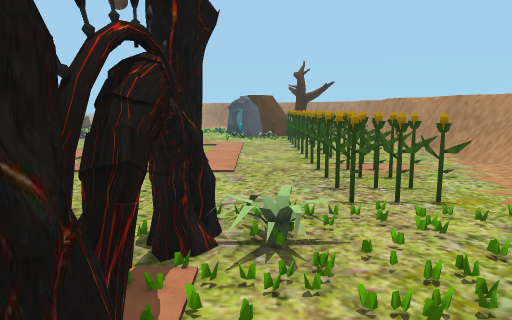
[1] (above)

24 first-person views from a walk through a Unity game level. The camera is 1.4 m above the floor, tilts 8° down and sees 70° across. The floor is counted in squares, 1 m on a side. Each view is taken from the middle of a square. On the plan, view 1 faces up. The plan holds only what a view shows up to about 16 squares ahead; the rest is blank. The place goes on beyond the plan. Some animated figures are not drawn. Some surface patterns are stand-ins.

[2]
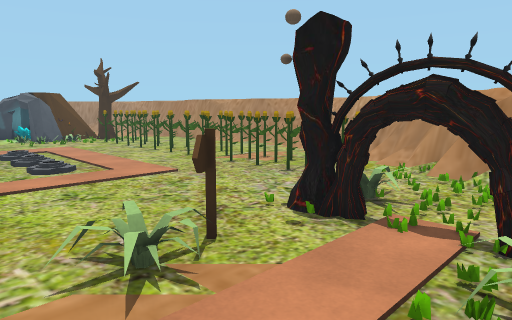

[3]
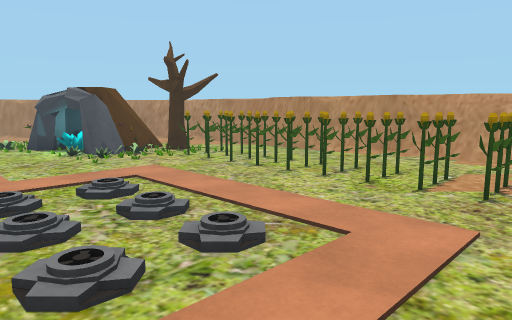

[4]
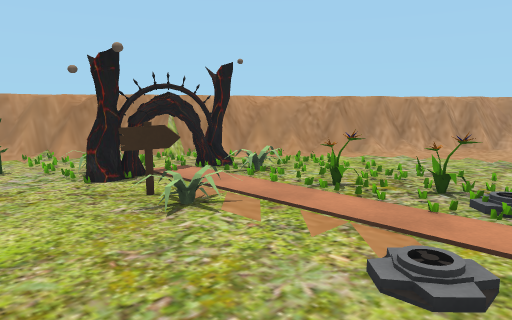

[5]
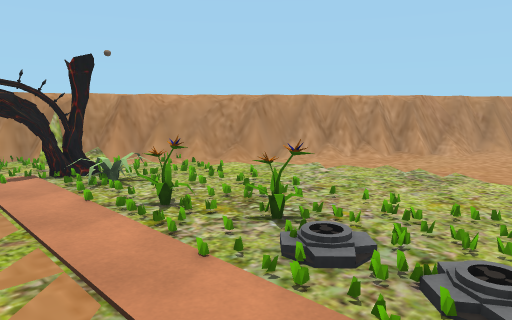

[6]
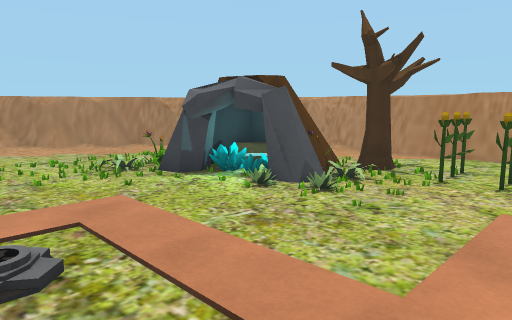

[7]
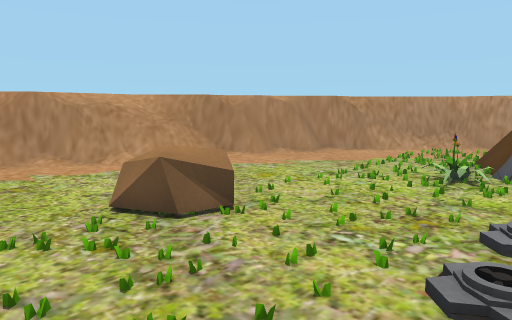

[8]
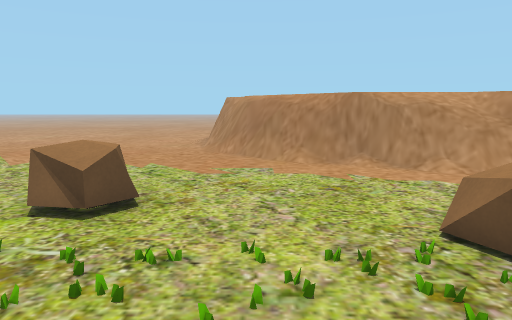

[9]
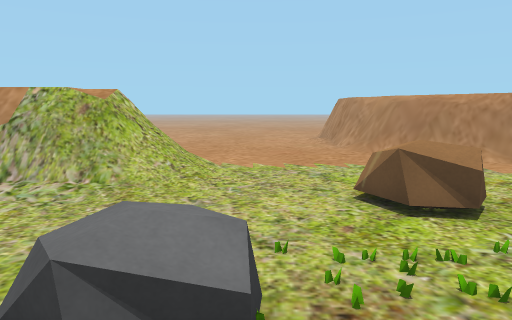

[10]
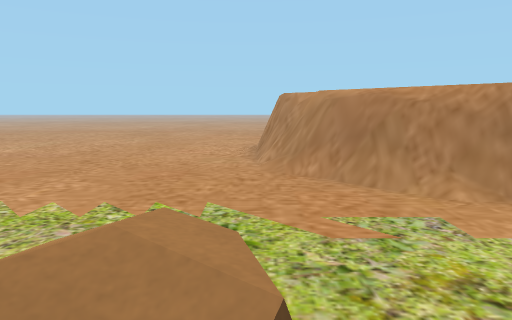

[11]
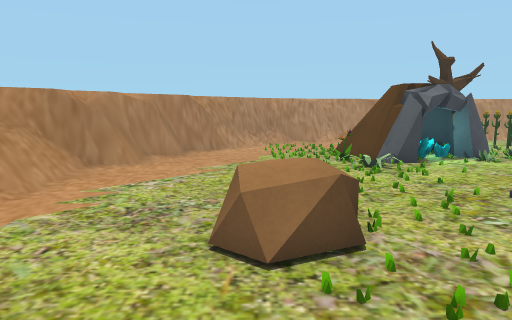

[12]
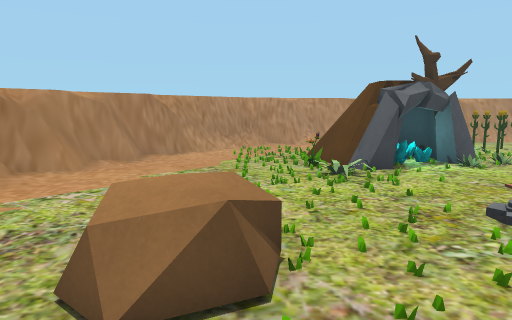

[13]
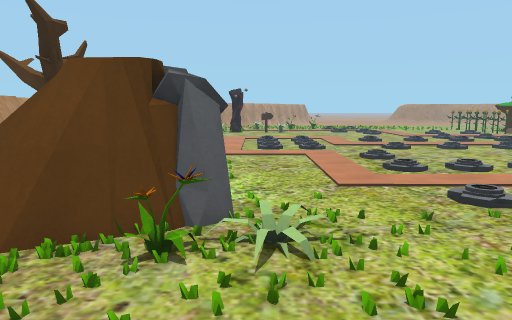

[14]
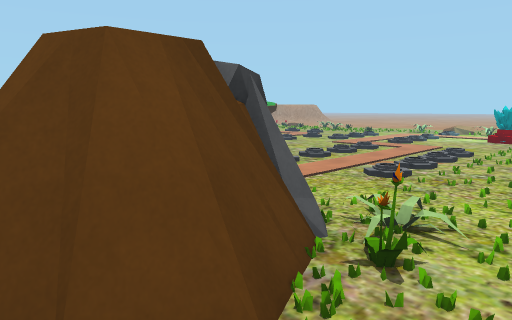

[15]
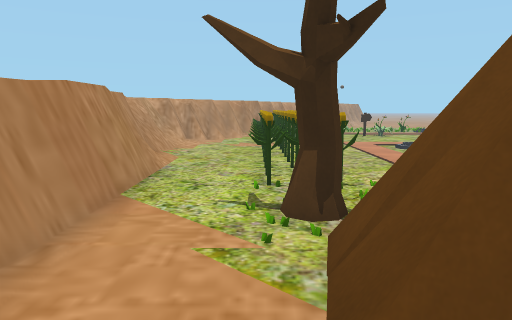

[16]
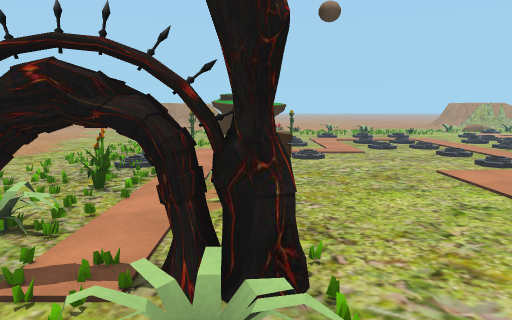

[17]
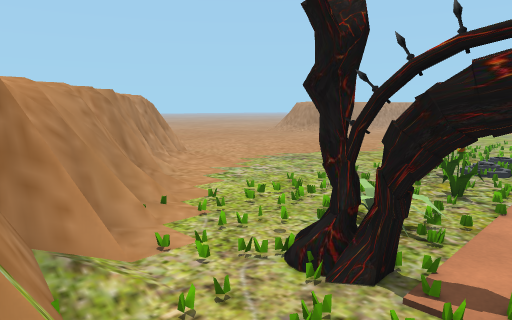

[18]
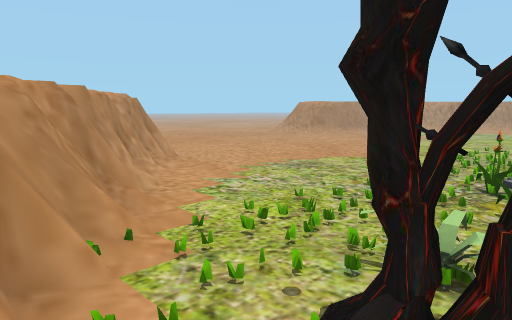

[19]
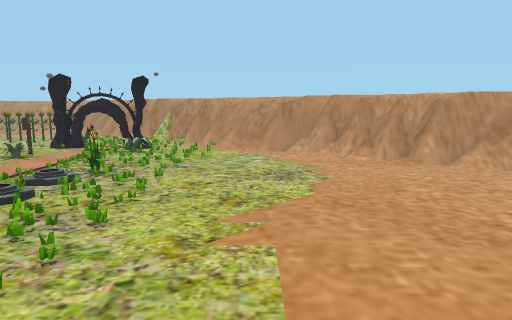

[20]
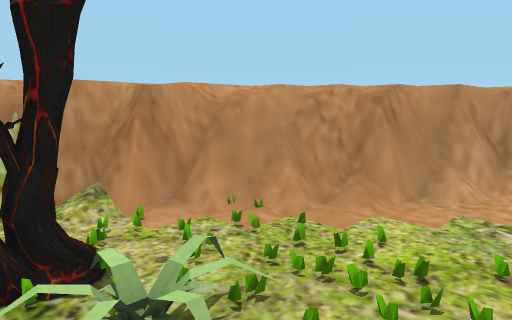

[21]
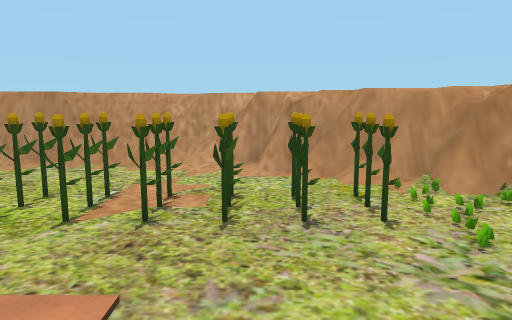

[22]
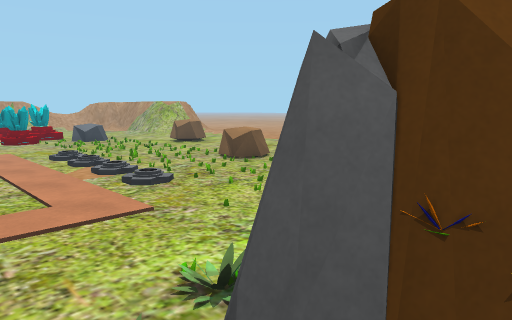

[23]
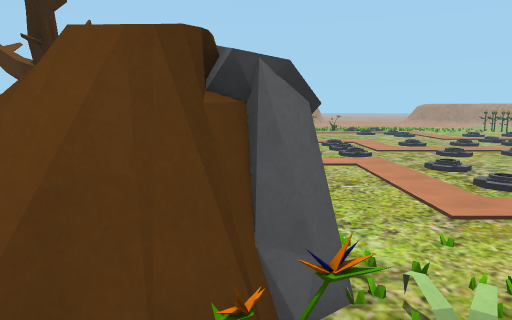

[24]
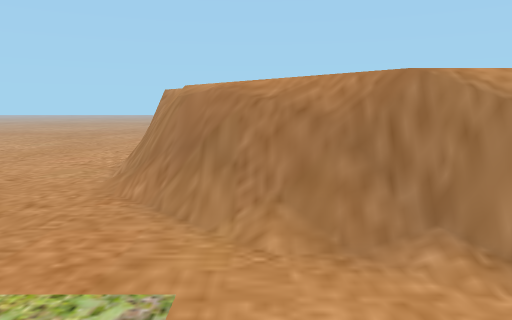

### Floor plan
Key: @ floor where view 1 was taken; # wall or solid block; x gap in a wall; . main floor; : floor 0.25 m higher than the main floor; + floor 1 m higher than the main floor; * floor 1.75 m higher than the main floor; / step, stairs or slope; = window, fence, low wall or low ledge; v drop or lower ground; P plant; T tree; R rock; C crystal; O other object.
Columns run from 19 left of view 1 to 8 right of it. Each row starts with its distance up from view 1.
 40 ........
 39 .......=
 38 .......=#
 37 .......=#
 36 .......=#
 35 .......==*
 34 ........=*
 33  .......==*
 32  /.......==#
 31  =/.......===///
 30  =//........==//=*
 29  ///.........//==##*
 28 +//...............##
 27 ......RR............##
 26 ......RR.............==
 25  ..........RR.........==
 24  ..R........R..........==
 23    R....................#*
 22  OO..............PP#==..#*
 21   OC..............####..=v
 20    C..............####..==
 19     ..............###=..==*
 18      .............PP.T..==*
 17       ..................==
 16        .............PPP.==
 15         ............PPP.==*
 14          ...........PPP.#=#
 13       :.:.:.:..://..PPP..=#
 12      ........../....PPP..=#
 11      ........../....PPP..==*
 10       :.:.:.:..://..PPP..==*
  9       /./...........PPP../=*
  8      ././...........PPP../=
  7      ...............PPP..=#
  6      ...............PPP.=#*
  5          ...........PPP/=#
  4           //:..P#.#P..==#
  3           ........O...==*
  2         ..........x..=#*
  1         .../:P.P.P#..=#
  0    ................@==*
 -1   .................=##
 -2   ................==/
 -3      .............=#*
 -4      ............==**
 -5      .........../==*
 -6       ........./==
 -7        ......./==*
 -8         ......=v*
 -9          .....==
-10           ...==#

Positions as (right, up) in squares from view 1, and headings:
1: (0, 0), facing up
2: (-5, 1), facing up-right
3: (-5, 7), facing up-right
4: (-8, 7), facing down-right
5: (-9, 4), facing down-right
6: (-6, 14), facing up-right
7: (-10, 20), facing up-right
8: (-10, 21), facing up
9: (-15, 21), facing up
10: (-12, 25), facing up
11: (-11, 25), facing right
12: (-10, 24), facing right
13: (-2, 26), facing down
14: (2, 24), facing down-left
15: (3, 23), facing down
16: (2, 4), facing left
17: (2, 3), facing down-left
18: (1, 2), facing down-left
19: (-14, -3), facing right
20: (-4, 2), facing down-right
21: (-3, 7), facing right
22: (1, 17), facing up-left
23: (-1, 24), facing down
24: (-9, 27), facing up
